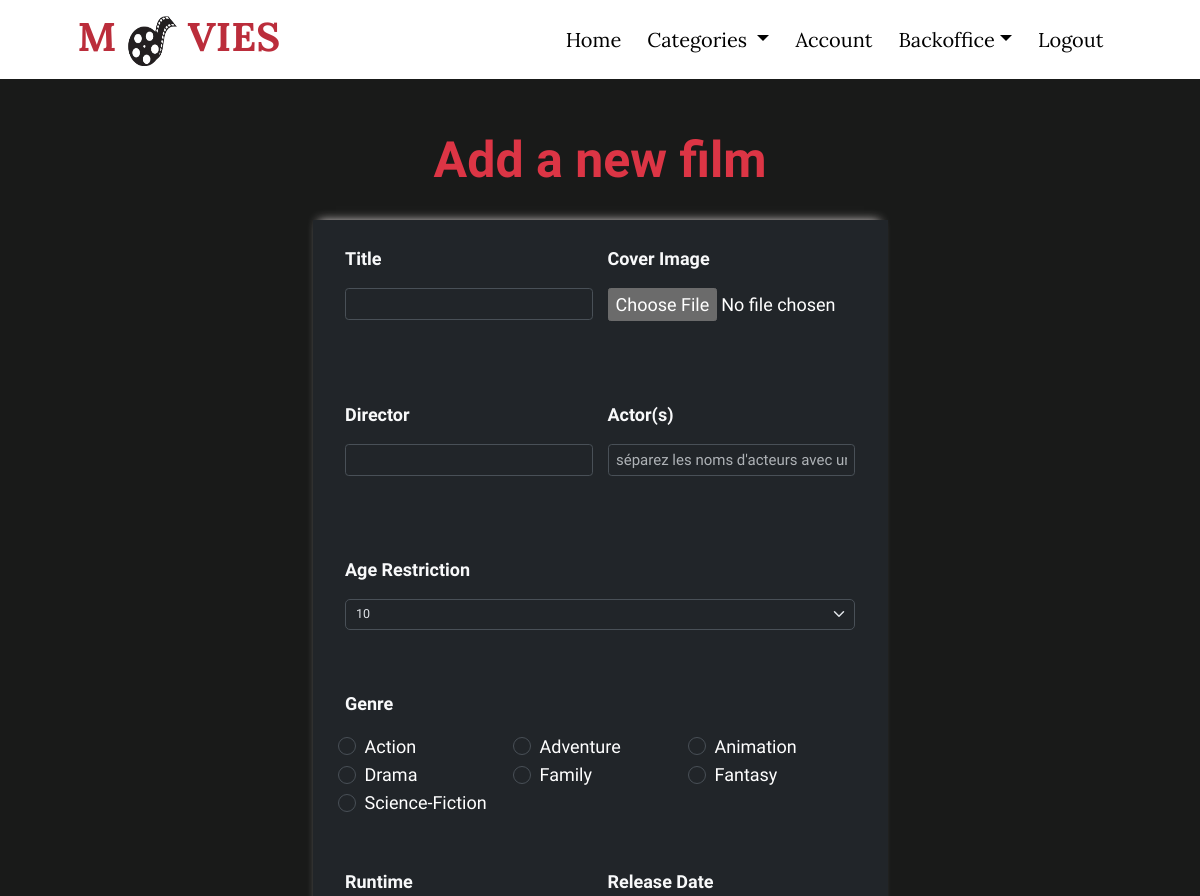
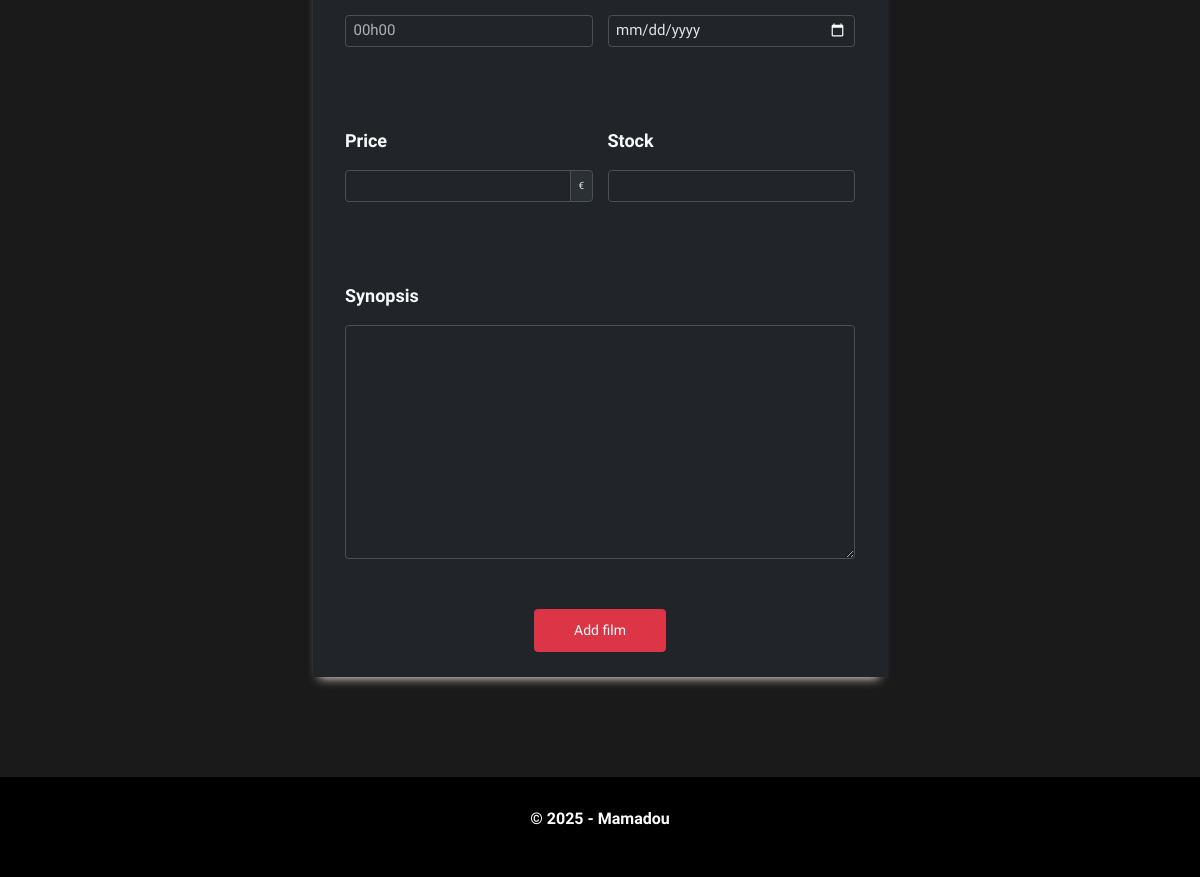
Page /admin/filmForm.php (signed in) on the committed database (2 pictures, top to bottom).
### tables this page shows
CREATE TABLE `categories` (
  `id` int NOT NULL,
  `name` varchar(50) NOT NULL,
  `description` mediumtext
);

### inc/functions.inc.php (called while the page is built, shortened)
<?php
function dbConnect(): object
{
  $dsn = 'mysql:host=' . DB_HOST . ';dbname=' . DB_NAME . ';charset=utf8';
  try {
    $pdo = new PDO($dsn, DB_USER, DB_PASSWORD);
    $pdo->setAttribute(PDO::ATTR_ERRMODE, PDO::ERRMODE_EXCEPTION);
    $pdo->setAttribute(PDO::ATTR_DEFAULT_FETCH_MODE, PDO::FETCH_ASSOC);
  } catch (PDOException $e) {
    die("Database connection failed: " . $e->getMessage());
  }
  return $pdo;
}
function getAllCategories($order = "id"): array
{
  $pdo = dbConnect();
  $sql = "SELECT * FROM categories ORDER BY $order";
  $request = $pdo->prepare($sql);
  $request->execute();
  $result = $request->fetchAll();
  return $result;
}

### admin/filmForm.php (the view, shortened to what this page needs)
<?php
require_once '../inc/functions.inc.php';
$buttonText = "Add film";
$title = '';
$director = '';
$actors = '';
$ageLimit = '';
$duration = '';
$synopsis = '';
$date = '';
$price = '';
$stock = '';
$category_id = '';
require_once("../inc/header.inc.php");
?>
<main data-bs-theme="dark">
  <h2 class="text-center fw-bolder mb-5 pt-5 text-danger">Add a new film</h2>
  <form action="" method="post" class="back" enctype="multipart/form-data">
    <div class="row">
      <div class="col-md-6 mb-5">
        <label for="title" class="form-label text-light">Title</label>
        <input type="text" name="title" id="title" class="form-control" value="<?= $title; ?>">
      </div>
      <div class="col-md-6 mb-5">
        <label for="image" class="form-label text-light">Cover Image</label>
        <br>
        <input type="file" name="image" id="image">
      </div>
    </div>
    <div class="row">
      <div class="col-md-6 mb-5">
        <label for="director" class="form-label text-light">Director</label>
        <input type="text" class="form-control" id="director" name="director" value="<?= $director; ?>">
      </div>
      <div class="col-md-6">
        <label for="actors" class="form-label text-light">Actor(s)</label>
        <input type="text" class="form-control" id="actors" name="actors" value="<?= $actors; ?>"
          placeholder="séparez les noms d'acteurs avec un /">
      </div>
    </div>
    <div class="row">
      <div class="mb-3">
        <label for="ageLimit" class="form-label text-light">Age Restriction</label>
        <select class="form-select form-select-lg" name="ageLimit" id="ageLimit">
          <option value="10" <?= $ageLimit == '10' ? 'selected' : ''; ?>>10</option>
        </select>
      </div>
    </div>
    <div class="row">
      <label for="categories" class="form-label text-light">Genre</label>
      <?php
      $categories = getAllCategories('name');
      foreach ($categories as $category) {
        echo '<div class="form-check col-sm-12 col-md-4">
              <input class="form-check-input" type="radio" name="categories" id="' . $category['id'] . '" value="' . $category['id'] . '" ' . ($category_id == $category['id'] ? 'checked' : '') . '>
              <label class="form-check-label" for="' . $category['id'] . '">' . $category['name'] . '</label>
            </div>';
      }
      ?>
    </div>
    <div class="row">
      <div class="col-md-6 mb-5">
        <label for="duration" class="form-label text-light">Runtime</label>
        <input type="text" class="form-control" id="duration" name="duration" value="<?= $duration; ?>"
          placeholder="00h00">
      </div>
      <div class="col-md-6 mb-5">
        <label for="date" class="form-label text-light">Release Date</label>
        <input type="date" name="date" id="date" class="form-control" value="<?= $date; ?>">
      </div>
    </div>
    <div class="row">
      <div class="col-md-6 mb-5">
        <label for="price" class="form-label text-light">Price</label>
        <div class=" input-group">
          <input type="text" class="form-control" id="price" name="price"
            aria-label="Euros amount (with dot and two decimal places)" value="<?= $price; ?>">
          <span class="input-group-text">€</span>
        </div>
      </div>
      <div class="col-md-6">
        <label for="stock" class="form-label text-light">Stock</label>
        <input type="number" name="stock" id="stock" class="form-control" min="0" value="<?= $stock; ?>">
      </div>
    </div>
    <div class="row">
      <div class="col-12">
        <label for="synopsis" class="form-label text-light">Synopsis</label>
        <textarea type="text" class="form-control" id="synopsis" name="synopsis" rows="10"><?= $synopsis; ?></textarea>
      </div>
    </div>
    <div class="row justify-content-center">
      <button type="submit" class="btn btn-danger p-3 w-25"><?= $buttonText ?></button>
    </div>
  </form>
</main>
<?php require_once "../inc/footer.inc.php"; ?>

### assets/css/style.css (style rules this page uses)
:root { --red: #bb2d3b; --blue: #007bff; --gray: #191a19; --gray-2: #353535; --gray-light: #bbbbbb; --black: #000; --box-shadow-dark: 0px 5px 10px 0px rgba(50, 50, 50, 0.8); --box-shadow-light: -1px 1px 10px 0px #efe8e8; font-size: 62.5%; }
* { margin: 0; padding: 0; box-sizing: border-box; text-decoration: none; }
body { font-size: 1.6rem; font-family: "Dosis", sans-serif; background-color: var(--gray); color: #fff; }
main { padding: 10rem 4rem; min-height: 795px; transition: all 0.2s; }
h2 { font-size: 5rem !important; color: var(--red); font-weight: bolder; }
form.back { width: 50%; margin: 0 auto; box-shadow: var(--box-shadow-light) !important; }
form.back > div.row { font-size: 1.8rem; }
form.back .row { padding: 2.5rem; background-color: #212529; }
form.back label:not(.form-check-label) { margin-bottom: 1.6rem; font-weight: bolder; color: var(--black); }
form.back .form-control { font-size: 1.5rem !important; }
form.back button { font-size: 1.4rem !important; }

### rows in the picture
categories: categories "☐ Action", name "Action"
categories: categories "☐ Adventure", name "Adventure"
categories: categories "☐ Animation", name "Animation"
categories: categories "☐ Drama", name "Drama"
categories: categories "☐ Family", name "Family"
categories: categories "☐ Fantasy", name "Fantasy"
categories: categories "☐ Science-Fiction", name "Science-Fiction"

### other values in the picture
$buttonText "Add film"
